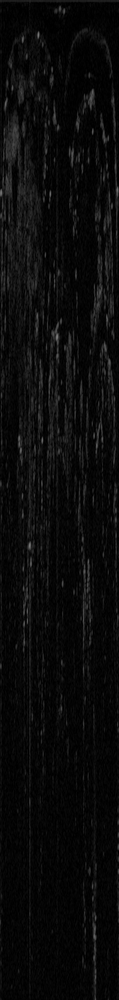
#> input picture python/fig/000000.png, 119 x 1000 px, shrunk from 400 x 3360 before the run; the run also reads 2 pictures not shown here
$ python test.py
#> lines starting #> are read from the running program, lines starting #| are printed output that depends on the picture; long printed decimals are rounded
### python/utils/feature_extractor.py
import numpy as np

from scipy import ndimage

def targets_to_polar_image(targets, shape):
    polar = np.zeros(shape)
    N = targets.shape[0]
    for i in range(0, N):
        polar[targets[i, 0], targets[i, 1]] = 255
    return polar

def cen2018features(fft_data: np.ndarray, min_range=58, zq=3.0, sigma_gauss=17) -> np.ndarray:
    """Extract features from polar radar data using the method described in cen_icra18
    Args:
        fft_data (np.ndarray): Polar radar power readings
        min_range (int): targets with a range bin less than or equal to this value will be ignored.
        zq (float): if y[i] > zq * sigma_q then it is considered a potential target point
        sigma_gauss (int): std dev of the gaussian filter used to smooth the radar signal

    Returns:
        np.ndarray: N x 2 array of feature locations (azimuth_bin, range_bin)
    """
    nazimuths = fft_data.shape[0]
    # w_median = 200
    # q = fft_data - ndimage.median_filter(fft_data, size=(1, w_median))  # N x R
    q = fft_data - np.mean(fft_data, axis=1, keepdims=True)
    # p = ndimage.gaussian_filter1d(q, sigma=sigma_gauss, truncate=3.0) # N x R
    p = ndimage.uniform_filter1d(q, size=sigma_gauss, mode='reflect') # N x R 682/31
    noise = np.where(q < 0, q, 0) # N x R
    nonzero = np.sum(q < 0, axis=-1, keepdims=True) # N x 1
    sigma_q = np.sqrt(np.sum(noise**2, axis=-1, keepdims=True) / nonzero) # N x 1

    def norm(x, sigma):
        return np.exp(-0.5 * (x / sigma)**2) / (sigma * np.sqrt(2 * np.pi))

    nqp = norm(q - p, sigma_q)
    npp = norm(p, sigma_q)
    nzero = norm(np.zeros((nazimuths, 1)), sigma_q)
    y = q * (1 - nqp / nzero) + p * ((nqp - npp) / nzero)
    t = np.nonzero(y > zq * sigma_q) # thresholded signal
    # Extract peak centers
    current_azimuth = t[0][0]
    peak_points = [t[1][0]]
    peak_centers = []

    def mid_point(l):
        return l[len(l) // 2]

    for i in range(1, len(t[0])):
        if t[1][i] - peak_points[-1] > 1 or t[0][i] != current_azimuth:
            m = mid_point(peak_points)
            if m > min_range:
                peak_centers.append((current_azimuth, m))
            peak_points = []
        current_azimuth = t[0][i]
        peak_points.append(t[1][i])
    if len(peak_points) > 0 and mid_point(peak_points) > min_range:
        peak_centers.append((current_azimuth, mid_point(peak_points)))

    return np.asarray(peak_centers)

### python/utils/referee.py
import numpy as np

def generate_r_referee(polar, split_ratio):
    rfsd = np.count_nonzero(polar == 0, axis=0)
    split_number = len(rfsd) // split_ratio

    split_rfsd = np.array_split(rfsd, split_number)
    final_desc = np.vstack([chunk.sum(axis=0) for chunk in split_rfsd]).reshape((split_number, 1))

    return final_desc


def generate_a_referee(polar, split_ratio):
    polar_angle = polar.shape[0]
    split_number = polar_angle // split_ratio
    polar_cells = np.array_split(polar, split_number, axis=0)
    total_num = polar_cells[0].shape[0]*polar_cells[0].shape[1]
    zero_counts = list()

    for polar_cell in polar_cells:
        zero_count = 0
        for row in polar_cell:
            last_non_zero_index = np.where(row != 0)[0]  # 0이 아닌 마지막 요소의 인덱스
            if len(last_non_zero_index) != 0:
                zero_cnt = np.count_nonzero(row[:last_non_zero_index[-1]] == 0)
            else:
                zero_cnt = 0
            zero_count += zero_cnt
        zero_counts.append(zero_count)

    final_desc = np.array(zero_counts) / total_num

    return final_desc

### python/test.py
import cv2
import argparse

from scipy.spatial import cKDTree

from utils.referee import *
from utils.feature_extractor import *

# ===========================================================================================================
parser = argparse.ArgumentParser(description= "ReFeree")

parser.add_argument('--r_referee_split_ratio', type = int, default = '80',  help = '')
parser.add_argument('--a_referee_split_ratio', type = int, default = '10',  help = '')

args = parser.parse_args()
# ===========================================================================================================

# ===========================================================================================================
# ================================================   Query   ================================================
# ===========================================================================================================
query_radar_image = cv2.imread("fig/000000.png", cv2.IMREAD_GRAYSCALE)
#> query_radar_image is the input picture: shape (1000, 119); min 0, max 122, mean 10.4
query_feature_image = cen2018features(query_radar_image.T)
#> in cen2018features, `p = ndimage.uniform_filter1d(q, size=sigma_gauss, mode='reflect')`:
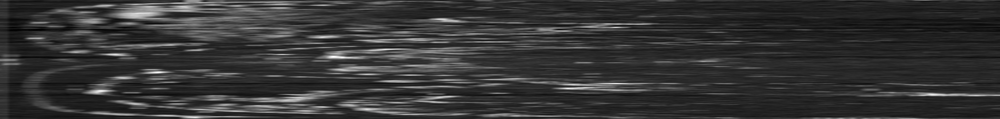
#> p: shape (119, 1000) float64; min -16.92, max 64.22, mean 0; drawn with min black and max white
#> in cen2018features, `nonzero = np.sum(q < 0, axis=-1, keepdims=True)`: nonzero = 119 values, max 789 at index 100, min 552 at index 29, mean 698.5
#> in cen2018features, `sigma_q = np.sqrt(np.sum(noise**2, axis=-1, keepdims=True) / nonzero)`: sigma_q = 119 values, max 9.56 at index 28, min 3.77 at index 63, mean 6.33
#> in cen2018features, `nzero = norm(np.zeros((nazimuths, 1)), sigma_q)`: nzero = 119 values, max 0.106 at index 63, min 0.0417 at index 28, mean 0.0659
#> in cen2018features, `t = np.nonzero(y > zq * sigma_q)`: t = 7687 positions, rows 0 to 118, columns 0 to 999
#> in cen2018features, `current_azimuth = t[0][0]`: current_azimuth = 0
#> in cen2018features, `peak_points = [t[1][0]]`: peak_points = [0]
#> the loop in cen2018features, `for i in range(1, len(t[0])):` made 7686 passes
#> (m, current_azimuth) on passes 2, 10, 15, 17, 23, 28, 32, 40, 45, 49, 54, 57: (1, 0), (193, 0), (216, 0), (315, 0), (484, 0), (666, 0), (922, 1), (193, 1), (215, 1), (279, 1), (395, 1), (442, 2)
#> m on passes 65, 85, 87, 96, 101, 107: 183, 200, 213, 220, 229, 236
#> after the loop in cen2018features, `for i in range(1, len(t[0])):`: m = 914; peak_centers = 1022 pairs, first value 0 to 118, second value 60 to 997; peak_points = [919, 920, 921]
#> query_feature_image = 1023 pairs, first value 0 to 118, second value 60 to 997
query_binary_image = targets_to_polar_image(query_feature_image, query_radar_image.T.shape)
#> after the loop in targets_to_polar_image, `for i in range(0, N):`:
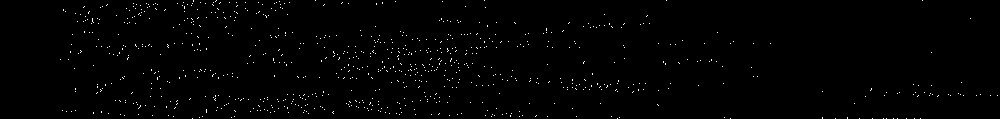
#> polar: shape (119, 1000) float64; 0.86% white in thin lines or dots

query_r_referee = generate_r_referee(query_binary_image, args.r_referee_split_ratio)
#> in generate_r_referee, `rfsd = np.count_nonzero(polar == 0, axis=0)`: rfsd = 1000 values, max 119 at index 0, min 112 at index 206, mean 118
#> in generate_r_referee, `split_number = len(rfsd) // split_ratio`: split_number = 12
#> in generate_r_referee, `split_rfsd = np.array_split(rfsd, split_number)`: split_rfsd = 12 items
#> in generate_r_referee, `final_desc = np.vstack([chunk.sum(axis=0) for chunk in split_rfsd]).re..`: final_desc = [9970, 9847, 9844, 9858, 9702, 9716, 9801, 9809, 9854, 9869, 9854, 9853]
#> query_r_referee has the same summary as final_desc in generate_r_referee
query_a_referee = generate_a_referee(query_binary_image, args.a_referee_split_ratio)
#> in generate_a_referee, `polar_cells = np.array_split(polar, split_number, axis=0)`: polar_cells = 11 items
#> the loop in generate_a_referee, `for polar_cell in polar_cells:` made 11 passes
#> after the loop in generate_a_referee, `for polar_cell in polar_cells:`: zero_counts = [4477, 5206, 6578, 5762, 6072, 6318, 6069, 7418, 9014, 5155, 5662]
#> in generate_a_referee, `final_desc = np.array(zero_counts) / total_num`: final_desc = [0.407, 0.473, 0.598, 0.524, 0.552, 0.574, 0.552, 0.674, 0.819, 0.469, 0.515]
#> query_a_referee has the same summary as final_desc in generate_a_referee

# ===========================================================================================================
# =============================================   Candidate 1   =============================================
# ===========================================================================================================
candidates1_radar_image = cv2.imread("fig/000001.png", cv2.IMREAD_GRAYSCALE)
candidates1_feature_image = cen2018features(candidates1_radar_image.T)
#> call 2 of cen2018features, with min_range = 58, zq = 3, sigma_gauss = 17
#> in cen2018features (call 2), `noise = np.where(q < 0, q, 0)`:
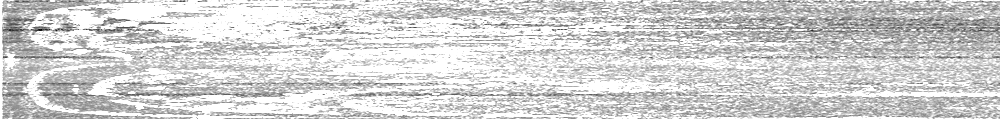
#> noise: shape (119, 1000) float64; min -22.8, max 0, mean -3.95; drawn with min black and max white
#> in cen2018features (call 2), `nonzero = np.sum(q < 0, axis=-1, keepdims=True)`: nonzero = 119 values, max 767 at index 100, min 545 at index 29, mean 695.2
#> in cen2018features (call 2), `sigma_q = np.sqrt(np.sum(noise**2, axis=-1, keepdims=True) / nonzero)`: sigma_q = 119 values, max 9.71 at index 94, min 3.28 at index 63, mean 6.35
#> in cen2018features (call 2), `nzero = norm(np.zeros((nazimuths, 1)), sigma_q)`: nzero = 119 values, max 0.122 at index 63, min 0.0411 at index 94, mean 0.0658
#> in cen2018features (call 2), `t = np.nonzero(y > zq * sigma_q)`: t = 7761 positions, rows 0 to 118, columns 0 to 999
#> in cen2018features (call 2), `current_azimuth = t[0][0]`: current_azimuth = 0
#> in cen2018features (call 2), `peak_points = [t[1][0]]`: peak_points = [0]
#> the loop in cen2018features (call 2), `for i in range(1, len(t[0])):` made 7760 passes
#> (m, current_azimuth) on passes 2, 4, 12, 15, 18, 24, 30, 36, 44, 48, 51, 55: (1, 0), (52, 0), (193, 0), (215, 0), (314, 0), (484, 0), (666, 0), (915, 1), (193, 1), (215, 1), (279, 1), (395, 1)
#> m on passes 67, 74, 86, 87, 92, 104: 183, 193, 204, 213, 220, 233
#> after the loop in cen2018features (call 2), `for i in range(1, len(t[0])):`: m = 905; peak_centers = 1064 pairs, first value 0 to 118, second value 59 to 999; peak_points = [919, 920, 921]
#> candidates1_feature_image = 1065 pairs, first value 0 to 118, second value 59 to 999
candidates1_binary_image = targets_to_polar_image(candidates1_feature_image, candidates1_radar_image.T.shape)
#> call 2 of targets_to_polar_image, with targets = array of shape (1065, 2), shape = (119, 1000)
#> after the loop in targets_to_polar_image (call 2), `for i in range(0, N):`:
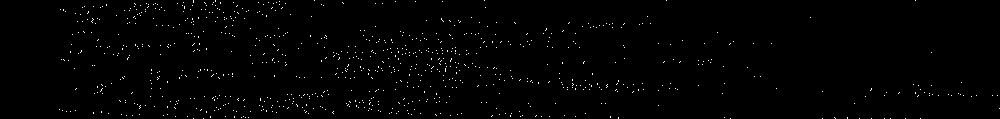
#> polar: shape (119, 1000) float64; 0.89% white in thin lines or dots

candidates1_r_referee = generate_r_referee(candidates1_binary_image, args.r_referee_split_ratio)
#> candidates1_r_referee = [9965, 9847, 9823, 9855, 9701, 9715, 9792, 9810, 9849, 9869, 9855, 9854]
candidates1_a_referee = generate_a_referee(candidates1_binary_image, args.a_referee_split_ratio)
#> the loop in generate_a_referee (call 2), `for polar_cell in polar_cells:` made 11 passes
#> candidates1_a_referee = [0.377, 0.41, 0.596, 0.545, 0.551, 0.573, 0.559, 0.673, 0.824, 0.496, 0.515]

# ===========================================================================================================
# =============================================   Candidate 2   =============================================
# ===========================================================================================================
candidates2_radar_image = cv2.imread("fig/000010.png", cv2.IMREAD_GRAYSCALE)
candidates2_feature_image = cen2018features(candidates2_radar_image.T)
#> call 3 of cen2018features, with min_range = 58, zq = 3, sigma_gauss = 17
#> in cen2018features (call 3), `noise = np.where(q < 0, q, 0)`:
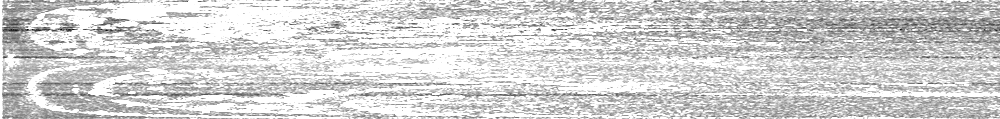
#> noise: shape (119, 1000) float64; min -22.26, max 0, mean -3.95; drawn with min black and max white
#> in cen2018features (call 3), `nonzero = np.sum(q < 0, axis=-1, keepdims=True)`: nonzero = 119 values, max 788 at index 99, min 542 at index 29, mean 700.4
#> in cen2018features (call 3), `sigma_q = np.sqrt(np.sum(noise**2, axis=-1, keepdims=True) / nonzero)`: sigma_q = 119 values, max 10.11 at index 94, min 3.45 at index 63, mean 6.32
#> in norm (call 8), `return np.exp(-0.5 * (x / sigma)**2) / (sigma * np.sqrt(2 * np.pi))`:
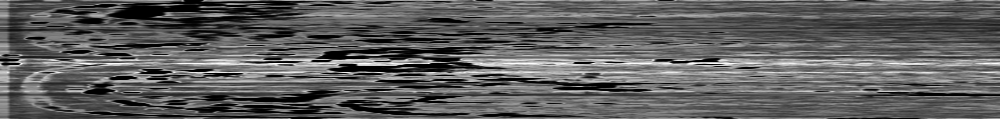
#> returned value: shape (119, 1000) float64; min 1.27e-58, max 0.116, mean 0.0428; drawn with min black and max white
#> in cen2018features (call 3), `nzero = norm(np.zeros((nazimuths, 1)), sigma_q)`: nzero = 119 values, max 0.116 at index 63, min 0.0395 at index 94, mean 0.0662
#> in cen2018features (call 3), `t = np.nonzero(y > zq * sigma_q)`: t = 7827 positions, rows 0 to 118, columns 0 to 999
#> in cen2018features (call 3), `current_azimuth = t[0][0]`: current_azimuth = 0
#> in cen2018features (call 3), `peak_points = [t[1][0]]`: peak_points = [0]
#> the loop in cen2018features (call 3), `for i in range(1, len(t[0])):` made 7826 passes
#> (m, current_azimuth) on passes 2, 3, 11, 13, 19, 25, 30, 31, 39, 42, 46, 47: (1, 0), (52, 0), (193, 0), (314, 0), (484, 0), (666, 0), (856, 0), (962, 1), (193, 1), (280, 1), (395, 1), (415, 1)
#> m on passes 64, 71, 82, 85, 90, 103: 183, 193, 203, 212, 220, 233
#> after the loop in cen2018features (call 3), `for i in range(1, len(t[0])):`: m = 920; peak_centers = 1091 pairs, first value 0 to 118, second value 60 to 999; peak_points = [938]
#> candidates2_feature_image = 1092 pairs, first value 0 to 118, second value 60 to 999
candidates2_binary_image = targets_to_polar_image(candidates2_feature_image, candidates2_radar_image.T.shape)
#> call 3 of targets_to_polar_image, with targets = array of shape (1092, 2), shape = (119, 1000)
#> after the loop in targets_to_polar_image (call 3), `for i in range(0, N):`:
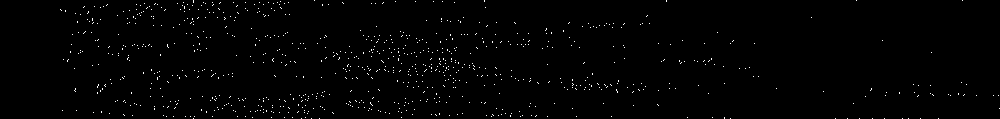
#> polar: shape (119, 1000) float64; 0.92% white in thin lines or dots

candidates2_r_referee = generate_r_referee(candidates2_binary_image, args.r_referee_split_ratio)
#> candidates2_r_referee = [9966, 9843, 9840, 9840, 9697, 9697, 9796, 9807, 9840, 9871, 9857, 9854]
candidates2_a_referee = generate_a_referee(candidates2_binary_image, args.a_referee_split_ratio)
#> candidates2_a_referee = [0.412, 0.445, 0.597, 0.568, 0.557, 0.588, 0.584, 0.701, 0.815, 0.522, 0.504]

# ===========================================================================================================
# ==========================================   Place Recognition   ==========================================
# ===========================================================================================================
num_candidates = 2
dimension = len(query_r_referee)
#> dimension = 12
database = np.zeros((num_candidates, dimension))
database[0, :] = candidates1_r_referee[:, 0]
database[1, :] = candidates2_r_referee[:, 0]

kdtree = cKDTree(database)
loop_value, candidate_idx = kdtree.query(query_r_referee[:, 0], k=1)
#> loop_value = 24.21; candidate_idx = 0

# ===========================================================================================================
# =====================================   Initial Heading Estimation   ======================================
# ===========================================================================================================
if candidate_idx == 0:
    print("Distance is : ", loop_value, " between query and candidates1!!")
#| Distance is :  24.207  between query and candidates1!!
    initial_cosdist = []
    for shift_index in range(len(candidates1_a_referee)):
        initial_cosine_similarity = np.dot(query_a_referee, candidates1_a_referee) / (np.linalg.norm(query_a_referee) * np.linalg.norm(candidates1_a_referee))
        initial_cosdist.append(initial_cosine_similarity)
        initial_angle = (np.argmin(initial_cosdist)) * (360/len(query_a_referee))
#> this loop made 11 passes
#> after the loop, initial_cosdist = [0.999, 0.999, 0.999, 0.999, 0.999, 0.999, 0.999, 0.999, 0.999, 0.999, 0.999]
    print("Initial Heading is : ", initial_angle, " between query and candidates1!!")
#| Initial Heading is :  0.0  between query and candidates1!!
else:
    print("Distance is : ", loop_value, " between query and candidates2!!")
    initial_cosdist = []
    for shift_index in range(len(candidates2_a_referee)):
        initial_cosine_similarity = np.dot(query_a_referee, candidates2_a_referee) / (np.linalg.norm(query_a_referee) * np.linalg.norm(candidates2_a_referee))
        initial_cosdist.append(initial_cosine_similarity)
        initial_angle = (np.argmin(initial_cosdist))  * (360/len(query_a_referee))
    print("Initial Heading is : ", initial_angle, " between query and candidates2!!")
